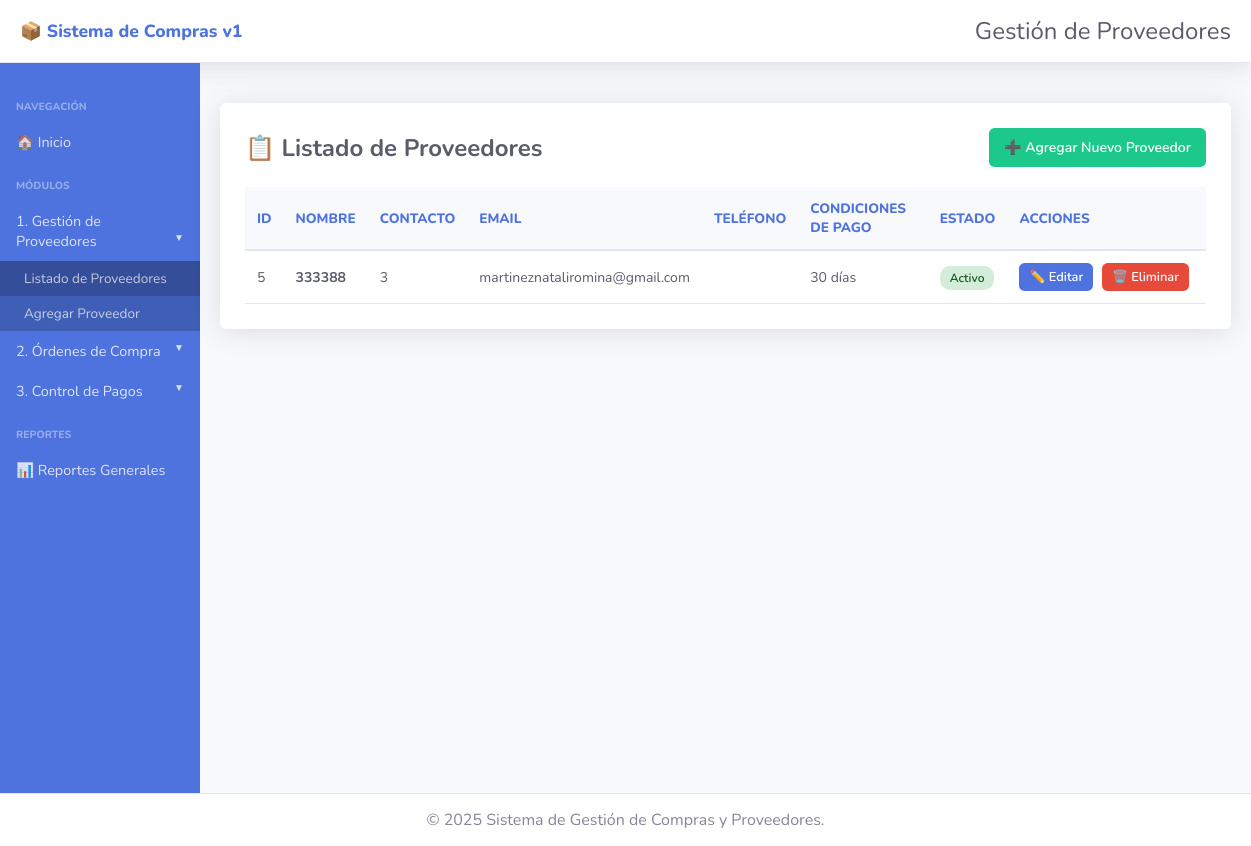
Screenshot of /proveedores/index.php with the database file from the repository.
### tables this page shows
CREATE TABLE `proveedores` (
  `id` int(11) NOT NULL,
  `nombre` varchar(200) NOT NULL,
  `razon_social` varchar(200) DEFAULT NULL,
  `cuit` varchar(13) DEFAULT NULL,
  `contacto` varchar(100) DEFAULT NULL,
  `email` varchar(100) DEFAULT NULL,
  `telefono` varchar(20) DEFAULT NULL,
  `direccion` text DEFAULT NULL,
  `condiciones_pago` varchar(50) DEFAULT '30 días',
  `estado` enum('Activo','Inactivo') DEFAULT 'Activo',
  `fecha_registro` timestamp NOT NULL DEFAULT current_timestamp(),
  `fecha_modificacion` timestamp NOT NULL DEFAULT current_timestamp() ON UPDATE current_timestamp()
);

### proveedores/index.php (the view, shortened to what this page needs)
<?php
$conexion = conectarDB();
$sql = "SELECT * FROM proveedores ORDER BY nombre ASC";
$resultado = $conexion->query($sql);
require_once __DIR__ . '/../includes/header.php';
?>
<div class="table-container">
    <div class="table-header">
        <h2>📋 Listado de Proveedores</h2>
        <a href="agregar.php" class="btn-success">➕ Agregar Nuevo Proveedor</a>
    </div>
    <?php if ($resultado && $resultado->num_rows > 0): ?>
        <table>
            <thead>
                <tr>
                    <th>ID</th>
                    <th>Nombre</th>
                    <th>Contacto</th>
                    <th>Email</th>
                    <th>Teléfono</th>
                    <th>Condiciones de Pago</th>
                    <th>Estado</th>
                    <th>Acciones</th>
                </tr>
            </thead>
            <tbody>
                <?php while ($proveedor = $resultado->fetch_assoc()): ?>
                    <tr>
                        <td><?php echo $proveedor['id']; ?></td>
                        <td><strong><?php echo htmlspecialchars($proveedor['nombre']); ?></strong></td>
                        <td><?php echo htmlspecialchars($proveedor['contacto']); ?></td>
                        <td><?php echo htmlspecialchars($proveedor['email']); ?></td>
                        <td><?php echo htmlspecialchars($proveedor['telefono']); ?></td>
                        <td><?php echo htmlspecialchars($proveedor['condiciones_pago']); ?></td>
                        <td>
                            <?php if ($proveedor['estado'] == 'Activo'): ?>
                                <span class="badge badge-success">Activo</span>
                            <?php else: ?>
                                <span class="badge badge-danger">Inactivo</span>
                            <?php endif; ?>
                        </td>
                        <td style="white-space: nowrap;">
                            <a href="editar.php?id=<?php echo $proveedor['id']; ?>" class="btn-primary btn-small">✏️ Editar</a>
                            <a href="eliminar.php?id=<?php echo $proveedor['id']; ?>" class="btn-danger btn-small" onclick="return confirm('¿Está seguro de eliminar este proveedor?')">🗑️ Eliminar</a>
                        </td>
                    </tr>
                <?php endwhile; ?>
            </tbody>
        </table>
    <?php endif; ?>
</div>
<?php require_once __DIR__ . '/../includes/footer.php'; ?>

### styles.css (style rules this page uses)
* { box-sizing: border-box; }
body { font-family: 'Nunito', sans-serif; margin: 0; padding: 0; background-color: #f8f9fc; color: #333; }
.form-container, .table-container { background-color: white; padding: 25px; border-radius: 0.35rem; box-shadow: 0 0.15rem 1.75rem 0 rgba(58, 59, 69, 0.15); margin: 20px auto; width: 100%; max-width: 1051px; }
.table-header { display: flex; justify-content: space-between; align-items: center; margin-bottom: 20px; }
.table-header h2 { color: #5a5c69; font-size: 1.5rem; font-weight: 700; margin: 0; }
table { width: 100%; border-collapse: collapse; }
table thead { background-color: #f8f9fc; }
table th { padding: 12px; text-align: left; font-size: 0.85rem; font-weight: 800; text-transform: uppercase; color: #4e73df; border-bottom: 2px solid #e3e6f0; }
table td { padding: 12px; border-bottom: 1px solid #e3e6f0; color: #5a5c69; font-size: 0.875rem; }
.badge { padding: 4px 10px; border-radius: 10px; font-size: 0.75rem; font-weight: 600; }
.badge-success, .badge-activo, .badge-recibida, .badge-normal { background-color: #d4edda; color: #155724; }
.btn-primary, .btn-danger, .btn-success, .btn-info { padding: 10px 15px; border: none; border-radius: 0.35rem; color: white; cursor: pointer; font-weight: 600; font-size: 0.875rem; transition: all 0.15s; text-decoration: none; display: inline-block; }
.btn-primary { background-color: #4e73df; }
.btn-danger { background-color: #e74a3b; }
.btn-success { background-color: #1cc88a; }
.btn-small { padding: 5px 10px; font-size: 0.8rem; margin-right: 5px; }

### rows the page displays
proveedores: id "5", nombre "333388", contacto "3", email "martineznataliromina@gmail.com", condiciones_pago "30 días", estado "Activo"

### other values shown
$page_heading "Gestión de Proveedores"
